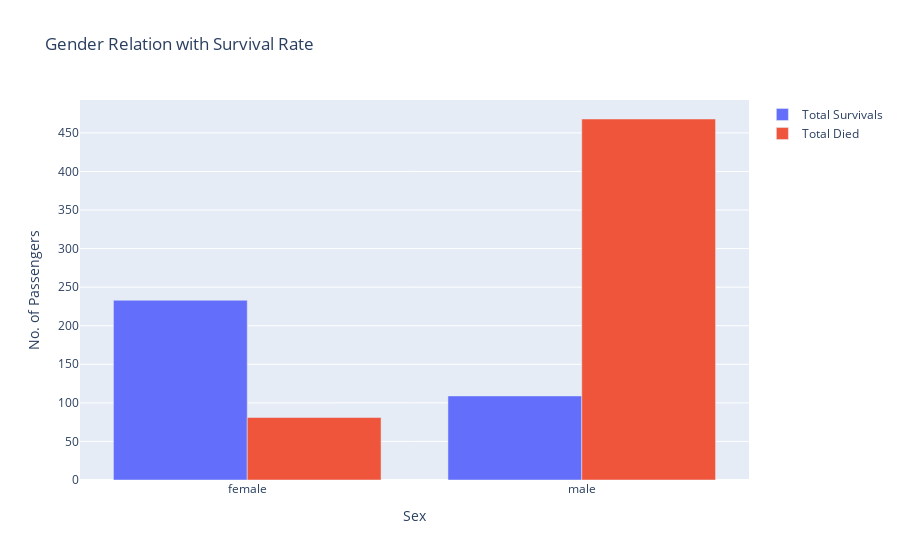

This figure's notebook cell:
### Code cell
fig = go.Figure(data=[
            go.Bar(name='Total Survivals',x=pivot_total['Sex'],y=pivot_total['Survived'],offsetgroup=0),
            go.Bar(name='Total Died',x=pivot_total['Sex'],y=pivot_total['Not_Survived'],offsetgroup=1)
          ])
fig.update_layout(barmode='group',title='Gender Relation with Survival Rate', yaxis_title='No. of Passengers',xaxis_title='Sex').show();

### Figure 1 — Plotly figure (JSON) as saved in the notebook; plotly's stock layout.template omitted (floating-point values rounded to 4 significant figures)
{"data": [{"name": "Total Survivals", "offsetgroup": "0", "type": "bar", "x": ["female", "male"], "y": [233, 109]}, {"name": "Total Died", "offsetgroup": "1", "type": "bar", "x": ["female", "male"], "y": [81, 468]}], "layout": {"barmode": "group", "title": {"text": "Gender Relation with Survival Rate"}, "xaxis": {"title": {"text": "Sex"}}, "yaxis": {"title": {"text": "No. of Passengers"}}}}
